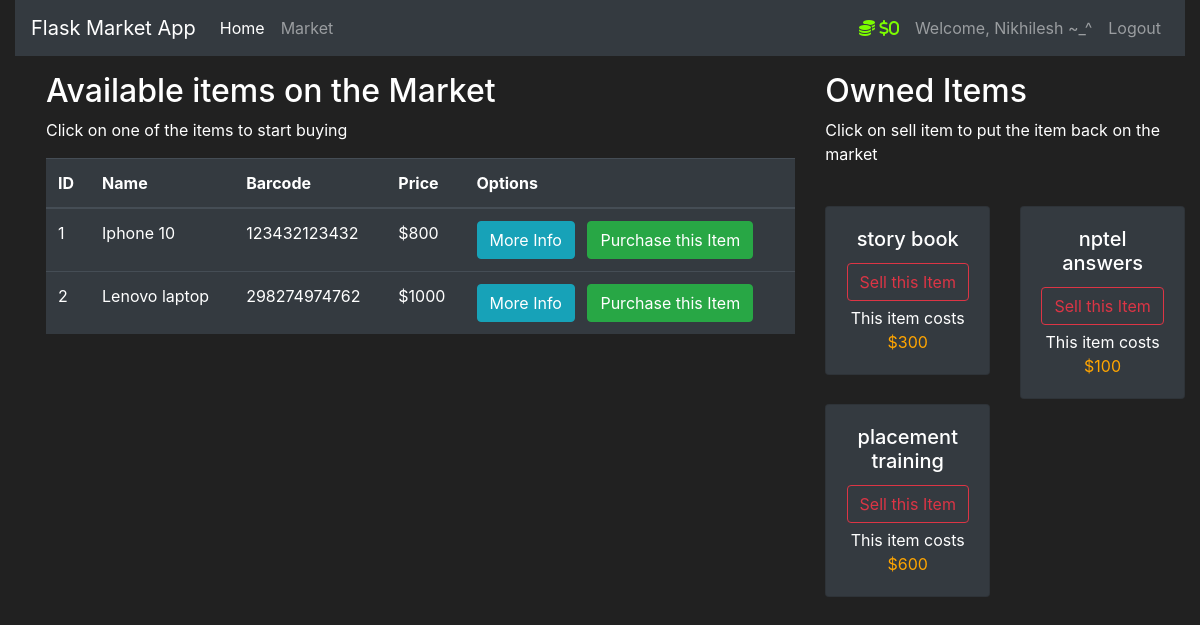
Page /market (signed in) on the committed database.
### market/models.py (models this page shows, shortened)
class User(db.Model, UserMixin):
    id = db.Column(db.Integer(), primary_key = True)
    username = db.Column(db.String(30), nullable = False, unique = True)
    email_address = db.Column(db.String(50), nullable = False, unique = True)
    password_hash = db.Column(db.String(60), nullable = False)
    budget = db.Column(db.Integer(), nullable = False, default = 1000)
    items = db.relationship("Item", backref = "owned_user", lazy = True)
    @property
    def prettier_budget(self):
        if len(str(self.budget)) >= 4:
            return f"${str(self.budget)[:-3]},{str(self.budget)[-3:]}"
        else:
            return f"${self.budget}"
    @property
    def password(self):
        raise AttributeError('password is not a readable attribute')

class Item(db.Model):
    id = db.Column(db.Integer(), primary_key = True)
    name = db.Column(db.String(length = 30), nullable = False, unique = True)
    price = db.Column(db.Integer(), nullable = False)
    barcode = db.Column(db.String(length = 12), nullable = False, unique = True)
    description = db.Column(db.String(length = 1024), nullable = False, unique = True)
    owner = db.Column(db.Integer(), db.ForeignKey('user.id'))

### market/routes.py (the view, shortened to what this page needs)
@app.route("/market", methods = ["GET", "POST"])
@login_required
def market_page():
    purchase_form = PurchaseItemForm()
    selling_form = SellItemForm()
    if request.method == "GET":
        items = Item.query.filter_by(owner = None).all()
        owned_items = Item.query.filter_by(owner = current_user.id)
        return render_template("market.html", items = items, purchase_form = purchase_form, owned_items = owned_items, selling_form = selling_form)

### market/models.py (called while the page is built)
@login_manager.user_loader
def load_user(user_id):
    return User.query.get(int(user_id))

### market/templates/market.html (shortened to what this page needs)
{% extends "base.html" %}
{% block content %}
    <div class = "row mt-3 ml-3">
        <div class = "col-8">
            <h2>Available items on the Market</h2>
            <p>Click on one of the items to start buying</p>
            <table class="table table-hover table-dark">
                <thead>
                    <tr>
                        <th scope="col">ID</th>
                        <th scope="col">Name</th>
                        <th scope="col">Barcode</th>
                        <th scope="col">Price</th>
                        <th scope="col">Options</th>
                    </tr>
                </thead>
                <tbody>
                    {% for item in items %}
                        <tr>
                            <td>{{item.id}}</td>
                            <td>{{item.name}}</td>
                            <td>{{item.barcode}}</td>
                            <td>${{item.price}}</td>
                            <td>
                                <button class="btn btn-outline btn-info mr-2" data-toggle="modal" data-target="#Modal-MoreInfo-{{ item.id }}">More Info</button>
                                <button class="btn btn-outline btn-success" data-toggle="modal" data-target="#Modal-PurchaseConfirm-{{ item.id }}">Purchase this Item</button>
                            </td>
                        </tr>
                    {% endfor %}
                </tbody>
            </table>
        </div>
        <div class = "col-4">
            <h2>Owned Items</h2>
            <p>Click on sell item to put the item back on the market</p>
            <br>
            <div class="row">
                {% for owned_item in owned_items %}
                    <div class = "col-md-6">
                        <div style = "margin-bottom: 5px;" class="card text-center bg-dark">
                            <div class = "card-body">
                                <h5 class = "card-title">{{ owned_item.name }}</h5>
                                <button type = "button" class = "btn btn-outline-danger" style = "margin-bottom: 5px;" data-toggle="modal" data-target="#Modal-SellingConfirm-{{ owned_item.id }}">
                                    Sell this Item
                                </button>
                                <p class = "card-text">
                                    This item costs <span style = "color: orange;"></strong>${{ owned_item.price }}</strong></span>
                                </p>
                            </div>
                        </div>
                    </div>
                {% endfor %}
            </div>
        </div>
    </div>
{% endblock %}

### market/templates/base.html (shortened to what this page needs)
<!doctype html>
<html lang="en">
    <head>
        <link rel="stylesheet" href="https://cdn.jsdelivr.net/npm/bootstrap@4.5.3/dist/css/bootstrap.min.css">
        <link rel="stylesheet" href="https://cdnjs.cloudflare.com/ajax/libs/font-awesome/5.15.4/css/all.min.css">
    </head>
    <body class="container-fluid">
        <nav class="navbar navbar-expand-md navbar-dark bg-dark">
			<a class="navbar-brand" href="#">Flask Market App</a>
			<div class="collapse navbar-collapse" id="navbarNav">
				<ul class="navbar-nav mr-auto">
					<li class="nav-item active">
						<a class="nav-link" href="{{ url_for('home_page') }}">Home <span class="sr-only">(current)</span></a>
					</li>
					<li class="nav-item">
						<a class="nav-link" href="{{ url_for('market_page') }}">Market</a>
					</li>
				</ul>
                {% if current_user.is_authenticated %}
                    <ul class="navbar-nav">
                        <li class="nav-item">
                            <a class="nav-link" style="color: lawngreen; font-weight: bold;">
                                <em class = "fas fa-coins">&nbsp;{{ current_user.prettier_budget }}</em>
                            </a>
                        </li>
                        <li class="nav-item">
                            <a class="nav-link">Welcome, {{ current_user.username }}</a>
                        </li>
                        <li class="nav-item">
                            <a class="nav-link" href="{{ url_for('logout_page') }}">Logout</a>
                        </li>
                    </ul>
                {% endif %}
			</div>
    	</nav>
        {% block content %}
        {% endblock %}
    </body>
</html>

### market/templates/base.html (style rules this page uses)
body { background-color: #212121; color: white }

### rows in the picture
User: prettier_budget "$0", username "Nikhilesh ~_^"
Item: id "1", name "Iphone 10", barcode "123432123432", price "800"
Item: id "2", name "Lenovo laptop", barcode "298274974762", price "1000"
Item: name "story book", price "300"
Item: name "nptel answers", price "100"
Item: name "placement training", price "600"
